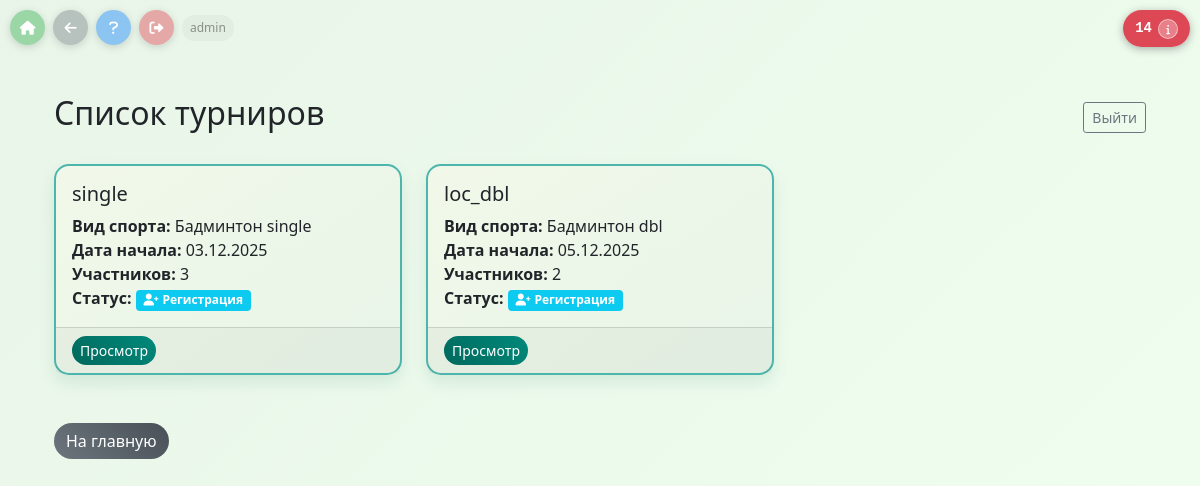
Screenshot of /tournaments-list (signed in) with the database file from the repository.
### models/user.py (models this page shows, shortened)
class User(UserMixin, db.Model):
    __tablename__ = 'user'
    __table_args__ = {'extend_existing': True}
    id = db.Column(db.Integer, primary_key=True)
    username = db.Column(db.String(80), unique=True, nullable=False)
    password_hash = db.Column(db.String(120), nullable=False)
    role = db.Column(db.String(20), default='участник')  # участник, доверенный_участник, администратор
    created_at = db.Column(db.DateTime, default=datetime.utcnow)

### models/tournament.py (models this page shows, shortened)
class Tournament(db.Model):
    __tablename__ = 'tournament'
    __table_args__ = {'extend_existing': True}
    id = db.Column(db.Integer, primary_key=True)
    name = db.Column(db.String(100), nullable=False, unique=True)
    description = db.Column(db.Text, nullable=True)  # описание турнира
    sport_type = db.Column(db.String(50), nullable=False, default='пинг-понг')  # пинг-понг, бадминтон, волейбол
    start_date = db.Column(db.Date, nullable=True)
    end_date = db.Column(db.Date, nullable=True)
    max_participants = db.Column(db.Integer, default=32)
    court_count = db.Column(db.Integer, default=4)  # количество площадок
    match_duration = db.Column(db.Integer, default=15)  # продолжительность матча в минутах (пинг-понг)
    break_duration = db.Column(db.Integer, default=2)  # перерыв между матчами в минутах (пинг-понг)
    start_time = db.Column(db.Time, nullable=True)  # время начала матчей
    end_time = db.Column(db.Time, nullable=True)  # время окончания матчей
    points_win = db.Column(db.Integer, default=1)  # очки за победу
    points_draw = db.Column(db.Integer, default=1)  # очки за ничью
    points_loss = db.Column(db.Integer, default=0)  # очки за поражение
    points_to_win = db.Column(db.Integer, default=11)  # количество очков для победы в матче (пинг-понг)
    sets_to_win = db.Column(db.Integer, default=2)  # количество выигранных сетов для победы (пинг-понг)
    status = db.Column(db.String(20), default='регистрация')  # регистрация, активен, завершен
    created_at = db.Column(db.DateTime, default=datetime.utcnow)
    admin_id = db.Column(db.Integer, nullable=True)  # ID администратора турнира

### routes/main.py (the view)
    @app.route('/tournaments-list')
    def tournaments_list_viewer():
        if not session.get('viewer_authenticated'):
            flash('Необходима авторизация', 'error')
            return redirect(url_for('my_tournaments'))
        tournaments = Tournament.query.all()
        for tournament in tournaments:
            participant_count = Participant.query.filter_by(tournament_id=tournament.id).count()
            tournament.participant_count = participant_count
        return render_template('tournaments_list.html',
                             tournaments=tournaments,
                             viewer_name=session.get('viewer_name', ''))

### templates/tournaments_list.html (shortened to what this page needs)
{% extends "base.html" %}
{% block content %}
<div class="container mt-4">
    <div class="row">
        <div class="col-12">
            <div class="d-flex justify-content-between align-items-center mb-4">
                <h2>Список турниров</h2>
                <div>
                    <a href="{{ url_for('my_tournaments') }}" class="btn btn-outline-secondary btn-sm">Выйти</a>
                </div>
            </div>
            {% if tournaments %}
                <div class="row">
                    {% for tournament in tournaments %}
                        <div class="col-md-6 col-lg-4 mb-4">
                            <div class="card h-100">
                                <div class="card-body">
                                    <h5 class="card-title">{{ tournament.name }}</h5>
                                    <p class="card-text">
                                        <strong>Вид спорта:</strong>
                                        {% if tournament.sport_type == 'бадминтон' or tournament.sport_type == 'Бадминтон' %}Бадминтон single
                                        {% elif tournament.sport_type == 'бадминтон пара' or tournament.sport_type == 'Бадминтон пара' %}Бадминтон dbl
                                        {% else %}{{ tournament.sport_type }}{% endif %}<br>
                                        <strong>Дата начала:</strong>
                                        {% if tournament.start_date %}
                                            {{ tournament.start_date.strftime('%d.%m.%Y') }}
                                        {% else %}
                                            Не указана
                                        {% endif %}<br>
                                        <strong>Участников:</strong> {{ tournament.participant_count }}<br>
                                        <strong>Статус:</strong>
                                        {% if tournament.status == 'завершен' %}
                                            <span class="badge bg-success">
                                                <i class="fas fa-flag-checkered me-1"></i>Завершен
                                            </span>
                                        {% elif tournament.status == 'активен' %}
                                            <span class="badge bg-warning">
                                                <i class="fas fa-play me-1"></i>Активен
                                            </span>
                                        {% else %}
                                            <span class="badge bg-info">
                                                <i class="fas fa-user-plus me-1"></i>Регистрация
                                            </span>
                                        {% endif %}
                                    </p>
                                </div>
                                <div class="card-footer">
                                    <a href="{{ url_for('tournament_view', tournament_id=tournament.id) }}"
                                       class="btn btn-primary btn-sm">
                                         Просмотр
                                    </a>
                                </div>
                            </div>
                        </div>
                    {% endfor %}
                </div>
            {% else %}
                <div class="alert alert-info" role="alert">
                    <h4 class="alert-heading">Турниры не найдены</h4>
                    <p>В системе пока нет созданных турниров.</p>
                </div>
            {% endif %}
            <div class="mt-4">
                <a href="{{ url_for('index') }}" class="btn btn-secondary">
                     На главную
                </a>
            </div>
        </div>
    </div>
</div>
{% endblock %}

### templates/base.html (shortened to what this page needs)
<!DOCTYPE html>
<html lang="ru">
<head>
    <link href="https://cdn.jsdelivr.net/npm/bootstrap@5.1.3/dist/css/bootstrap.min.css" rel="stylesheet">
    <link href="https://cdnjs.cloudflare.com/ajax/libs/font-awesome/6.0.0/css/all.min.css" rel="stylesheet">
</head>
<body>
    <div class="page-number-debug" id="pageNumberDebug">
        <span id="pageNumberText">--</span>
        <button class="page-size-info-btn" id="pageSizeInfoBtn" title="Информация о размерах страницы" onclick="showPageSizeInfo()">
            <i class="fas fa-info" style="font-size: 10px;"></i>
        </button>
    </div>
    {% if request.endpoint == 'index' %}
    <nav class="navbar navbar-light bg-light">
        <div class="container">
            <a class="navbar-brand" href="{{ url_for('index') }}">
                <i class="fas fa-trophy me-2"></i>Quick Score
            </a>
            <div class="theme-selector">
                <span style="font-size: 0.85rem; margin-right: 8px; color: var(--text-primary);">цветовая тема:</span>
                <div class="theme-options">
                    <div class="theme-option theme-gray">
                        <input type="radio" id="theme-gray" name="theme" value="gray" onchange="changeTheme(this.value)">
                        <label for="theme-gray" title="Серый"><span class="theme-number">1</span></label>
                    </div>
                    <div class="theme-option theme-original-emerald">
                        <input type="radio" id="theme-original-emerald" name="theme" value="original-emerald" onchange="changeTheme(this.value)">
                        <label for="theme-original-emerald" title="Оригинальный изумруд"><span class="theme-number">2</span></label>
                    </div>
                    <div class="theme-option theme-deep-emerald">
                        <input type="radio" id="theme-deep-emerald" name="theme" value="deep-emerald" onchange="changeTheme(this.value)">
                        <label for="theme-deep-emerald" title="Глубокий изумруд"><span class="theme-number">3</span></label>
                    </div>
                    <div class="theme-option theme-bright-emerald">
                        <input type="radio" id="theme-bright-emerald" name="theme" value="bright-emerald" onchange="changeTheme(this.value)">
                        <label for="theme-bright-emerald" title="Яркий изумруд"><span class="theme-number">4</span></label>
                    </div>
                    <div class="theme-option theme-blue">
                        <input type="radio" id="theme-blue" name="theme" value="blue" onchange="changeTheme(this.value)">
                        <label for="theme-blue" title="Голубой"><span class="theme-number">5</span></label>
                    </div>
                    <div class="theme-option theme-red">
                        <input type="radio" id="theme-red" name="theme" value="red" onchange="changeTheme(this.value)">
                        <label for="theme-red" title="Красный"><span class="theme-number">6</span></label>
                    </div>
                    <div class="theme-option theme-purple">
                        <input type="radio" id="theme-purple" name="theme" value="purple" onchange="changeTheme(this.value)">
                        <label for="theme-purple" title="Фиолетовый"><span class="theme-number">7</span></label>
                    </div>
                    <div class="theme-option theme-black">
                        <input type="radio" id="theme-black" name="theme" value="black" onchange="changeTheme(this.value)">
                        <label for="theme-black" title="Чёрный"><span class="theme-number">8</span></label>
                    </div>
                </div>
            </div>
            <div class="navbar-nav nav-buttons-inline">
                <a href="{{ url_for('index') }}" class="nav-btn-inline nav-btn-home" title="На главную">
                    <i class="fas fa-home"></i>
                </a>
                <a href="javascript:history.back()" class="nav-btn-inline nav-btn-back" title="Назад">
                    <i class="fas fa-arrow-left"></i>
                </a>
                <a href="#" class="nav-btn-inline nav-btn-help" title="Помощь" onclick="showHelp()">
                    <i class="fas fa-question"></i>
                </a>
                {% if request.endpoint not in ['referee_test', 'referee_page', 'referee_badminton', 'referee_volleyball', 'referee_pingpong', 'badminton_referee', 'tournaments_list', 'request_token', 'admin_tournament'] %}
                    {% if request.endpoint == 'tournament_spectator' %}
                        <span class="user-name-display ms-2">зритель</span>
                    {% elif session.get('participant_name') or session.get('viewer_name') or session.get('admin_email') %}
                        <span class="user-name-display ms-2">
                            {% if session.get('participant_name') -%}
                                {{ session.get('participant_name') }}
                            {%- elif session.get('viewer_name') or session.get('viewer_authenticated') -%}
                                зритель
                            {%- elif session.get('admin_email') -%}
                                {{ session.get('admin_email') }}
                            {%- endif %}
                        </span>
                    {% endif %}
                {% endif %}
            </div>
            <div class="d-flex w-100 justify-content-between">
                <ul class="navbar-nav">
                    {% if current_user.is_authenticated %}
                    <li class="nav-item dropdown">
                        <a class="nav-link dropdown-toggle" href="#" id="userDropdown" role="button" data-bs-toggle="dropdown">
                            <i class="fas fa-user me-1"></i>{{ current_user.username }}
                        </a>
                        <ul class="dropdown-menu dropdown-menu-end" aria-labelledby="userDropdown">
                            <li><a class="dropdown-item" href="#">Профиль</a></li>
                            <li><a class="dropdown-item" href="#">Настройки</a></li>
                            <li><hr class="dropdown-divider"></li>
                            <li><a class="dropdown-item" href="{{ url_for('logout') }}">Выйти</a></li>
                        </ul>
                    </li>
                    {% endif %}
                </ul>
            </div>
        </div>
    </nav>
    {% else %}
    <div class="floating-nav-buttons">
        <div class="nav-buttons-inline">
            <a href="{{ url_for('index') }}" class="nav-btn-inline nav-btn-home" title="На главную">
                <i class="fas fa-home"></i>
            </a>
            <a href="javascript:history.back()" class="nav-btn-inline nav-btn-back" title="Назад">
                <i class="fas fa-arrow-left"></i>
            </a>
            <a href="#" class="nav-btn-inline nav-btn-help" title="Помощь" onclick="showHelp()">
                <i class="fas fa-question"></i>
            </a>
            {% if session.get('admin_email') or session.get('is_system_admin') %}
            <a href="{{ url_for('admin_logout') }}" class="nav-btn-inline nav-btn-logout" title="Выйти">
                <i class="fas fa-sign-out-alt"></i>
            </a>
            {% elif session.get('participant_logged_in') %}
            <a href="{{ url_for('participant_logout') }}" class="nav-btn-inline nav-btn-logout" title="Выйти">
                <i class="fas fa-sign-out-alt"></i>
            </a>
            {% endif %}
            {% if request.endpoint not in ['referee_test', 'referee_page', 'referee_badminton', 'referee_volleyball', 'referee_pingpong', 'badminton_referee', 'tournaments_list', 'request_token', 'admin_tournament'] %}
                {% if request.endpoint == 'tournament_spectator' %}
                    <span class="user-name-display">зритель</span>
                {% elif session.get('participant_name') or session.get('viewer_name') or session.get('admin_email') %}
                    <span class="user-name-display">
                        {% if session.get('participant_name') -%}
                            {{ session.get('participant_name') }}
                        {%- elif session.get('viewer_name') or session.get('viewer_authenticated') -%}
                            зритель
                        {%- elif session.get('admin_email') -%}
                            {{ session.get('admin_email') }}
                        {%- endif %}
                    </span>
                {% endif %}
            {% endif %}
        </div>
    </div>
    {% endif %}
    <main class="container {% if request.endpoint != 'index' %}mt-2{% else %}mt-4{% endif %}">
        {% block content %}{% endblock %}
    </main>
</body>
</html>

### rows the page displays
User: get "admin"
Tournament: name "single", sport_type "Бадминтон single", start_date "03.12.2025", participant_count "3", status "Регистрация"
Tournament: name "loc_dbl", sport_type "Бадминтон dbl", start_date "05.12.2025", participant_count "2", shows "Регистрация"
